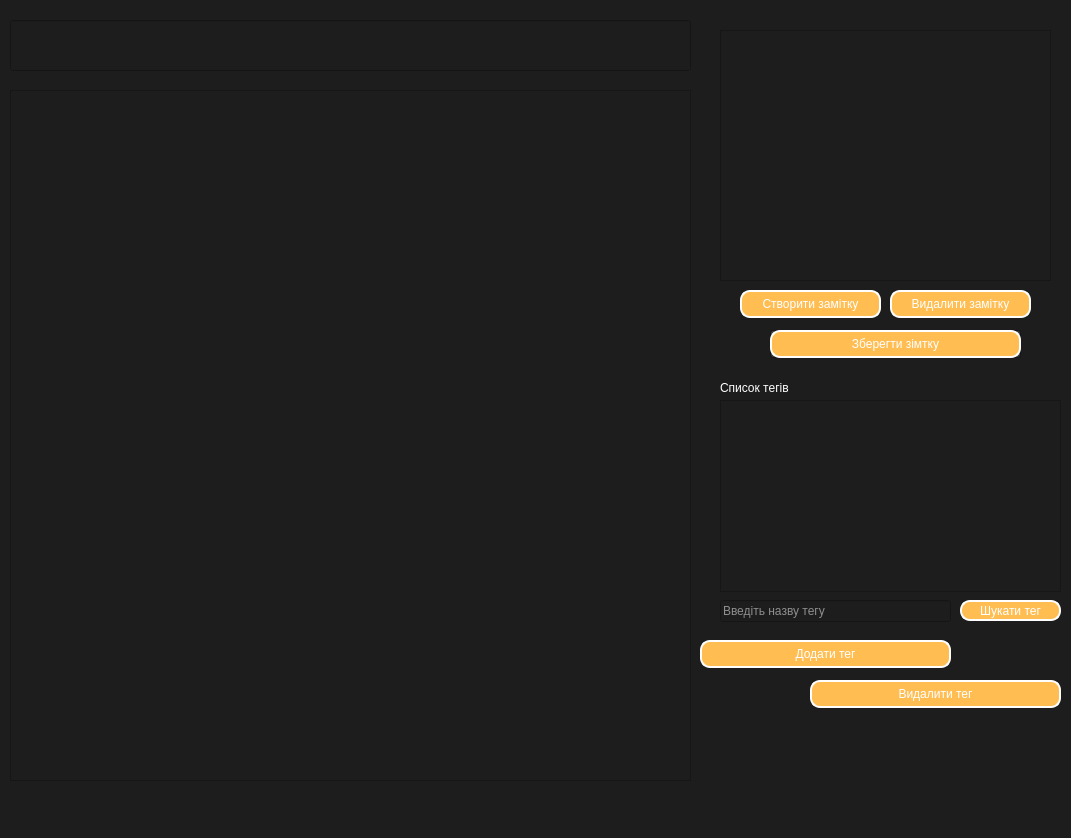
<?xml version="1.0" encoding="UTF-8"?>
<ui version="4.0">
 <class>MainWindow</class>
 <widget class="QMainWindow" name="MainWindow">
  <property name="geometry">
   <rect>
    <x>0</x>
    <y>0</y>
    <width>1071</width>
    <height>838</height>
   </rect>
  </property>
  <property name="windowTitle">
   <string>EasyEditor</string>
  </property>
  <property name="styleSheet">
   <string notr="true">color:white;
background: rgb(29, 29, 29)</string>
  </property>
  <widget class="QWidget" name="centralwidget">
   <widget class="QLineEdit" name="title_edit">
    <property name="geometry">
     <rect>
      <x>10</x>
      <y>20</y>
      <width>681</width>
      <height>51</height>
     </rect>
    </property>
    <property name="text">
     <string/>
    </property>
   </widget>
   <widget class="QTextEdit" name="text_edit">
    <property name="geometry">
     <rect>
      <x>10</x>
      <y>90</y>
      <width>681</width>
      <height>691</height>
     </rect>
    </property>
   </widget>
   <widget class="QListWidget" name="listWidget">
    <property name="geometry">
     <rect>
      <x>720</x>
      <y>30</y>
      <width>331</width>
      <height>251</height>
     </rect>
    </property>
   </widget>
   <widget class="QPushButton" name="creare_btn">
    <property name="geometry">
     <rect>
      <x>740</x>
      <y>290</y>
      <width>141</width>
      <height>28</height>
     </rect>
    </property>
    <property name="styleSheet">
     <string notr="true">border: 2px solid white;
border-radius: 10px;
text-align: center;
background: rgb(255, 189, 82)</string>
    </property>
    <property name="text">
     <string>Створити замітку</string>
    </property>
   </widget>
   <widget class="QPushButton" name="delete_btn">
    <property name="geometry">
     <rect>
      <x>890</x>
      <y>290</y>
      <width>141</width>
      <height>28</height>
     </rect>
    </property>
    <property name="styleSheet">
     <string notr="true">border: 2px solid white;
border-radius: 10px;
text-align: center;
background: rgb(255, 189, 82)</string>
    </property>
    <property name="text">
     <string>Видалити замітку</string>
    </property>
   </widget>
   <widget class="QPushButton" name="pushButton_3">
    <property name="geometry">
     <rect>
      <x>770</x>
      <y>330</y>
      <width>251</width>
      <height>28</height>
     </rect>
    </property>
    <property name="text">
     <string>Зберегти зімтку</string>
    </property>
   </widget>
   <widget class="QListWidget" name="listWidget_2">
    <property name="geometry">
     <rect>
      <x>720</x>
      <y>400</y>
      <width>341</width>
      <height>192</height>
     </rect>
    </property>
   </widget>
   <widget class="QPushButton" name="save_btn">
    <property name="geometry">
     <rect>
      <x>770</x>
      <y>330</y>
      <width>251</width>
      <height>28</height>
     </rect>
    </property>
    <property name="styleSheet">
     <string notr="true">border: 2px solid white;
border-radius: 10px;
text-align: center;
background: rgb(255, 189, 82)</string>
    </property>
    <property name="text">
     <string>Зберегти зімтку</string>
    </property>
   </widget>
   <widget class="QListWidget" name="vikno_zamit">
    <property name="geometry">
     <rect>
      <x>720</x>
      <y>30</y>
      <width>331</width>
      <height>251</height>
     </rect>
    </property>
   </widget>
   <widget class="QPushButton" name="add_teg">
    <property name="geometry">
     <rect>
      <x>700</x>
      <y>640</y>
      <width>251</width>
      <height>28</height>
     </rect>
    </property>
    <property name="styleSheet">
     <string notr="true">border: 2px solid white;
border-radius: 10px;
text-align: center;
background: rgb(255, 189, 82)</string>
    </property>
    <property name="text">
     <string>Додати тег</string>
    </property>
   </widget>
   <widget class="QPushButton" name="searck_teg">
    <property name="geometry">
     <rect>
      <x>960</x>
      <y>600</y>
      <width>101</width>
      <height>21</height>
     </rect>
    </property>
    <property name="styleSheet">
     <string notr="true">border: 2px solid white;
border-radius: 10px;
text-align: center;
background: rgb(255, 189, 82)</string>
    </property>
    <property name="text">
     <string>Шукати тег</string>
    </property>
   </widget>
   <widget class="QLineEdit" name="tag_edit">
    <property name="geometry">
     <rect>
      <x>720</x>
      <y>600</y>
      <width>231</width>
      <height>22</height>
     </rect>
    </property>
    <property name="text">
     <string/>
    </property>
    <property name="placeholderText">
     <string>Введіть назву тегу</string>
    </property>
   </widget>
   <widget class="QLabel" name="label">
    <property name="geometry">
     <rect>
      <x>720</x>
      <y>380</y>
      <width>73</width>
      <height>16</height>
     </rect>
    </property>
    <property name="text">
     <string>Список тегів</string>
    </property>
   </widget>
   <widget class="QPushButton" name="delete_teg">
    <property name="geometry">
     <rect>
      <x>810</x>
      <y>680</y>
      <width>251</width>
      <height>28</height>
     </rect>
    </property>
    <property name="styleSheet">
     <string notr="true">border: 2px solid white;
border-radius: 10px;
text-align: center;
background: rgb(255, 189, 82)</string>
    </property>
    <property name="text">
     <string>Видалити тег</string>
    </property>
   </widget>
  </widget>
  <widget class="QMenuBar" name="menubar">
   <property name="geometry">
    <rect>
     <x>0</x>
     <y>0</y>
     <width>1071</width>
     <height>26</height>
    </rect>
   </property>
  </widget>
  <widget class="QStatusBar" name="statusbar"/>
 </widget>
 <resources/>
 <connections/>
</ui>
